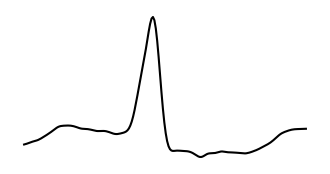
#> input picture samples/abnormal_beat_V.png, 330 x 174 px
$ python image_digitize.py ../samples/abnormal_beat_V.png
#> lines starting #> are read from the running program, lines starting #| are printed output that depends on the picture; after the words box and inside, x2 and y2 are one past the last pixel; in counts of white or black regions, pixels touching at a corner belong together
"""Digitize a photo/screenshot of a single-beat ECG waveform into a 1D signal
that can be fed through the existing visibility-graph -> GCN pipeline.

This is inherently a best-effort reconstruction: without a known pixel-to-mV
calibration reference on the image, the recovered signal's absolute amplitude
scale is approximate. We rescale the digitized trace to match the mean
per-beat amplitude std observed in the real MIT-BIH training data
(~0.36, see TARGET_STD) so the GCN sees inputs in a familiar numeric range,
but this is a heuristic, not a calibration.

Assumes the uploaded image is cropped to roughly one heartbeat (a single
P-QRS-T complex) with the trace as the darkest curve in the image (darker
than any grid lines).
"""

import logging

import numpy as np
from PIL import Image

from config import POST_SAMPLES, PRE_SAMPLES

logger = logging.getLogger(__name__)

# Mean per-beat amplitude std across real filtered MIT-BIH training beats
# (computed empirically from the cached DS1 dataset).
TARGET_STD = 0.36

DARKNESS_THRESHOLD = 130  # 0-255 grayscale; pixels darker than this are "trace"


def _extract_trace_columns(gray: np.ndarray, threshold: int = DARKNESS_THRESHOLD) -> np.ndarray:
    """For each image column, return the darkness-weighted average row of
    trace pixels, or NaN if no pixel in that column is dark enough."""
#> called with threshold = 130
    height, width = gray.shape
#> height = 174; width = 330
    darkness = np.clip(255.0 - gray.astype(np.float64), 0, None)
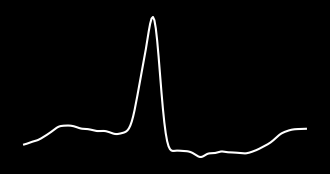
#> darkness: shape (174, 330) float64; min 0, max 255, mean 4.7
    dark_mask = gray < threshold
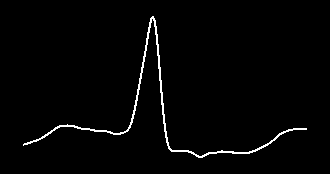
#> dark_mask: shape (174, 330) bool; 1.9% white in thin lines or dots, all inside (x1, y1, x2, y2) = (23, 16, 307, 158)

    rows = np.arange(height).reshape(-1, 1)
#> rows = 174 values from 0 to 173
    y_coords = np.full(width, np.nan)

    col_has_trace = dark_mask.any(axis=0)
    weights = darkness * dark_mask
    weight_sums = weights.sum(axis=0)
#> weight_sums = 330 values, max 5844 at index 160, min 0 at index 0, mean 728.2
    weighted_rows = (weights * rows).sum(axis=0)
#> weighted_rows = 330 values, max 533610 at index 162, min 0 at index 0, mean 79890.5

    valid = col_has_trace & (weight_sums > 0)
    y_coords[valid] = weighted_rows[valid] / weight_sums[valid]
    return y_coords


def _fill_gaps(y_coords: np.ndarray) -> np.ndarray:
    """Linearly interpolate over columns with no detected trace pixel."""
    x = np.arange(len(y_coords))
#> x = 330 values from 0 to 329
    valid = ~np.isnan(y_coords)
    if valid.sum() < 2:
        raise ValueError(
            "Could not detect a waveform trace in the image — try a higher-contrast "
            "crop with the trace clearly darker than the background/grid."
        )
    if not valid.all():
        y_coords = y_coords.copy()
        y_coords[~valid] = np.interp(x[~valid], x[valid], y_coords[valid])
    return y_coords


def digitize_waveform(image_path, target_length: int = PRE_SAMPLES + POST_SAMPLES,
                       threshold: int = DARKNESS_THRESHOLD) -> np.ndarray:
    """Load an ECG waveform image and return a 1D float array of length
    `target_length`, amplitude-normalized to roughly match training-data scale."""
    img = Image.open(image_path).convert("L")
    gray = np.array(img)

    y_coords = _extract_trace_columns(gray, threshold=threshold)
    y_coords = _fill_gaps(y_coords)
#> y_coords = 330 values, max 156.5 at index 200, min 17.05 at index 152, mean 131.9

    # Flip vertically: image rows increase downward, ECG amplitude increases upward.
    signal = -y_coords
#> signal = 330 values, max -17.05 at index 152, min -156.5 at index 200, mean -131.9

    # Resample to the fixed beat length used throughout the pipeline.
    src_x = np.linspace(0.0, 1.0, len(signal))
#> src_x = 330 values from 0 to 1
    dst_x = np.linspace(0.0, 1.0, target_length)
    resampled = np.interp(dst_x, src_x, signal)
#> resampled = 200 values, max -17.14 at index 92, min -156.5 at index 121, mean -131.9

    # Zero-center, then rescale to the empirical training amplitude std —
    # heuristic amplitude calibration, not a true pixel-to-mV conversion.
    resampled = resampled - resampled.mean()
#> resampled = 200 values, max 114.7 at index 92, min -24.64 at index 121, mean 5.68e-16
    std = resampled.std()
#> std = 26.18
    if std > 1e-8:
        resampled = resampled / std * TARGET_STD
#> resampled = 200 values, max 1.58 at index 92, min -0.339 at index 121, mean 8.88e-18

    return resampled.astype(np.float32)


if __name__ == "__main__":
    import sys

    if len(sys.argv) != 2:
        print("Usage: python image_digitize.py <path_to_ecg_image>")
        sys.exit(1)
    wf = digitize_waveform(sys.argv[1])
#> wf = 200 values, max 1.58 at index 92, min -0.339 at index 121, mean 0
    logger.info("Digitized waveform: shape=%s mean=%.4f std=%.4f", wf.shape, wf.mean(), wf.std())
